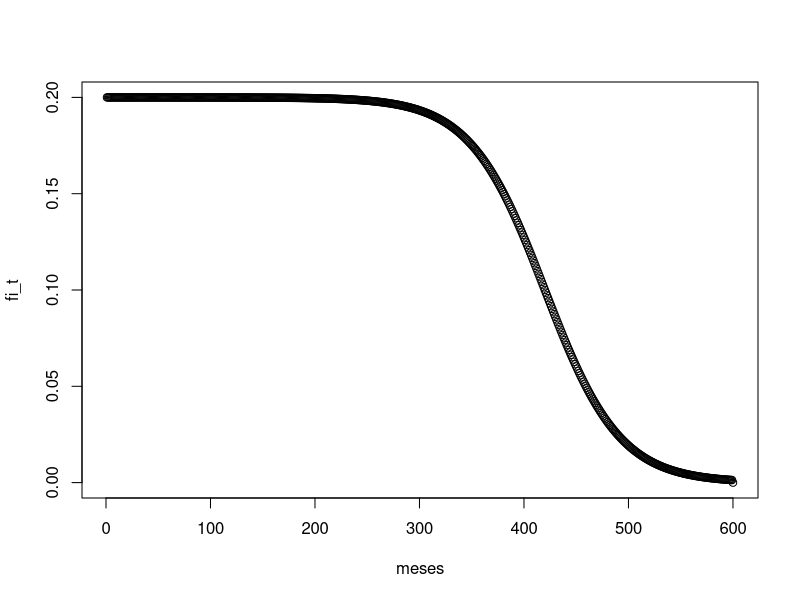
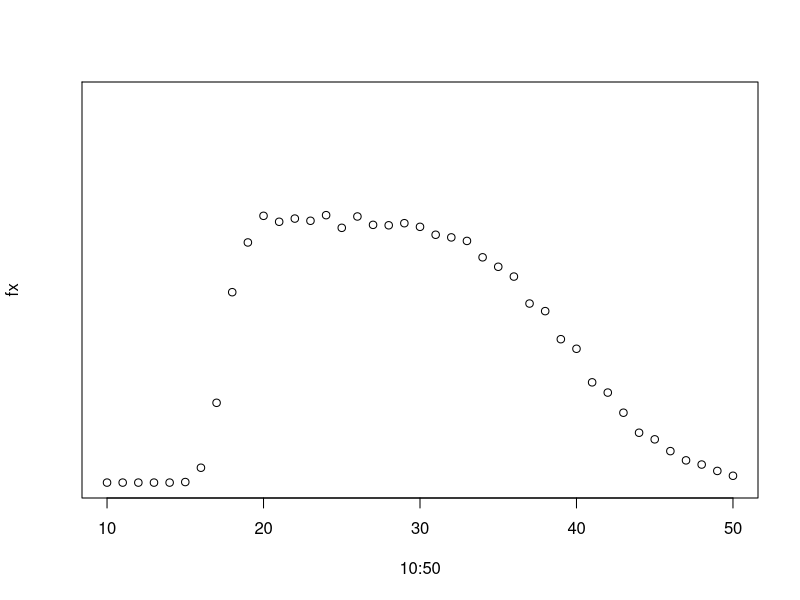
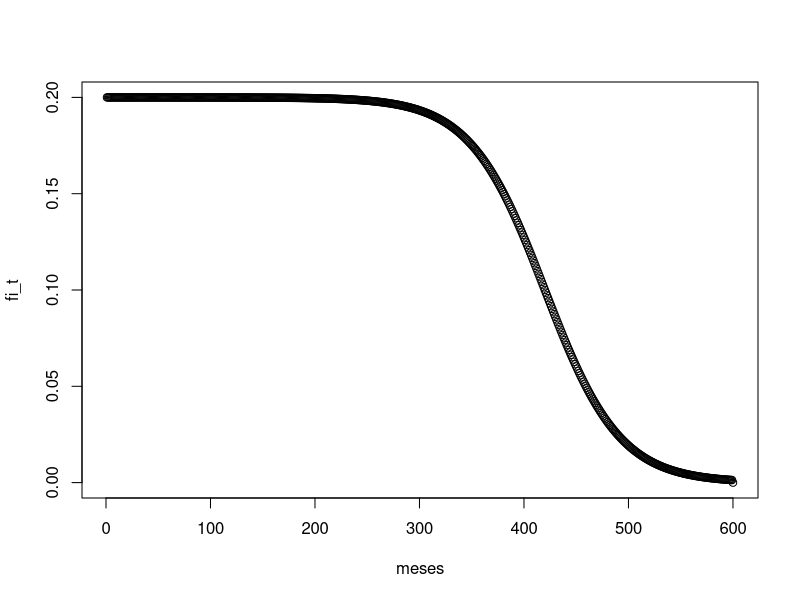
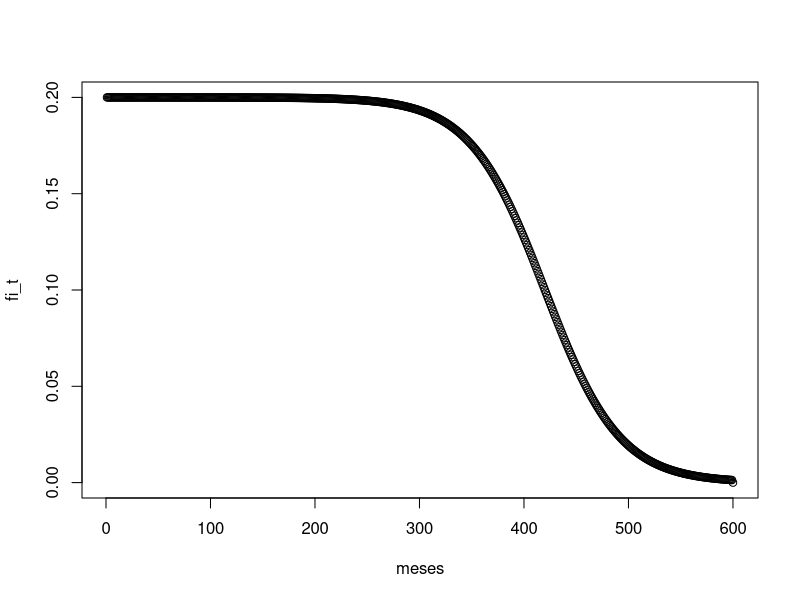
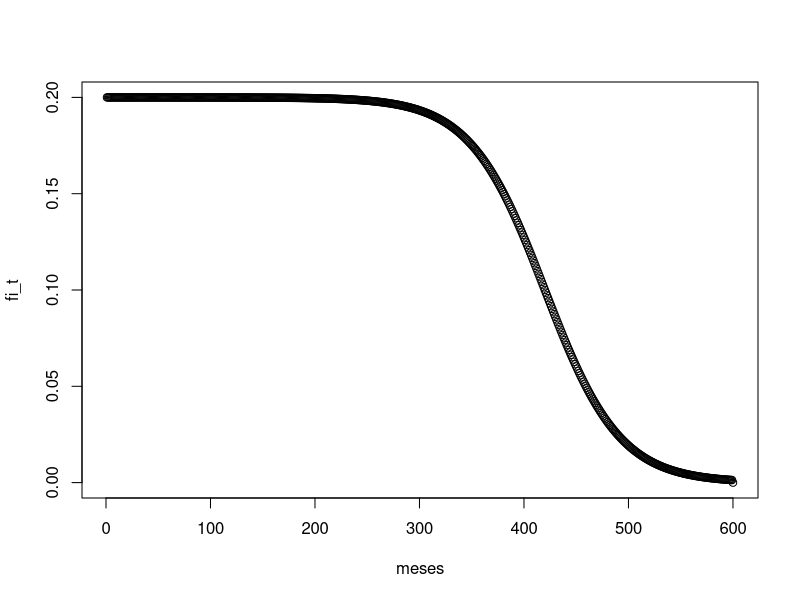
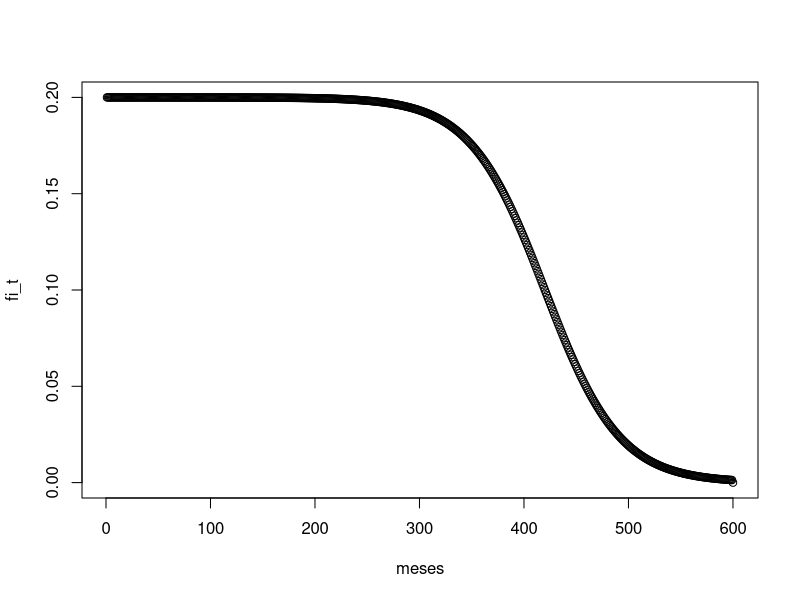
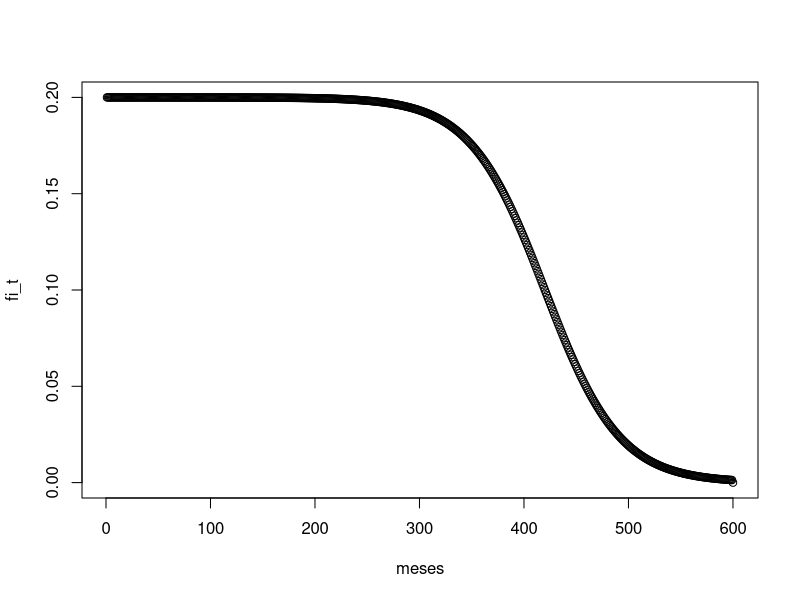
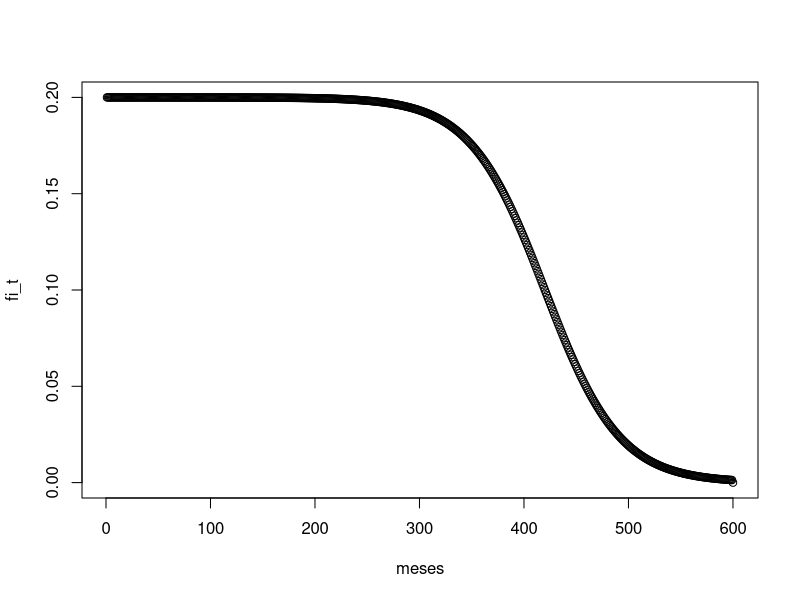

Recreate these plots in R, in order. (Note: a time limit stopped this script after it produced the figures.)
################################################################################
# Demografía 2024 IESTA                                                        #
# Daniel Ciganda                                                               # 
# 5to Laboratorio: Proceso Reproductivo y fecundidad                           # 
# 5 de Septiembre de 2024                                                      #   
################################################################################

# Vamos a trabajar con el último modelo que construimos, con fecundabilidad
# dependiente de la edad

r = 0.02094238 
x0 = 454.6911
n = 8
ns = 6
mu = 20
su = 1.1

gen_hst_t <- function(n, ns, x0, r, mu, su, id = vector(), wt_c = vector()){
  
  meses <- 1:(50*12) # vector con el tiempo t en meses
  
  # fecundabilidad
  fi_t <- 0.2 / (1 + exp(r*(meses-x0))) # fi en t
  fi_t[max(meses)] <- 0 # nos aseguramos que haya riesgo 0 luego de 50 años de edad 
  plot(meses,fi_t)
  
  # tiempo de espera a la unión
  wt_u <- rlnorm(n, log(mu^2/ sqrt(mu^2+su^2)), sqrt(log(1 + su^2/mu^2))) * 12
  #plot(prop.table(table(round(rlnorm(10^6, meanlog = log(mu*12), sdlog = log(1.1)),0))))
  
  # describa lo que se observa en el gráfico
  # Vemos la distribucion de la probabilidad del tiempo de union, siendo los 
  # casos mas frecuentes al rededor de los 240 meses (20 años)
  
  # Tomamos la fecundabilidad en los meses luego del mes a la union para cada mujer en n
  fi_it <- lapply(1:n, function(x) fi_t[wt_u[x]:length(fi_t)])
  
  # tomamos el máximo nr de meses por los que vamos a observar a las mujeres en nuestra muestra
  maxt <- max(sapply(fi_it, length))
  
  for(t in 1:maxt){ 
    
    is <- which(runif(n) < sapply(fi_it, function(x) x[t])) # que mujeres experimentan una concepción en el mes t 
    
    if(length(is)!=0){ 
      
      wts <- sapply(is, function(x) (wt_u[x]-1) + t) # tiempo de espera a la concepción
      
      id <- c(id, is) 
      wt_c <- c(wt_c, wts)
      
      # eliminamos el riesgo desde la concepción hasta el final del periodo de no susceptibilidad
      fi_it[is] <- lapply(fi_it[is], function(x){x[t:(t+9+ns)] <- NA; return(x)}) 
      
    }
    
  }
  
  data <- as.data.frame(cbind(id = id, wt_c = wt_c))
  data <- data[order(data$id),]
  hst <- as.data.frame(cbind(id = data$id,
                             edad = (data$wt_c + 9)/12,
                             nac = rep(table(data$id), table(data$id)),
                             paridad = sequence(table(data$id))))
  return(hst)
}

#######################################################################  
# Modelos del proceso reproductivo - Efectos de los determinantes     #
# próximos en la fecundidad natural                                   #
#######################################################################

# El objetivo ahora es utilizar el modelo para estimar el efecto de distintos
# factores en la fecundidad de una cohorte. 

# Desde el punto de vista del análisis del modelo este ejercicio se conoce como
# "analisis de sensibilidad" en el que se busca estimar la contribución
# relativa de cada uno de los parámteros en la explicación de la variabilidad
# en el resultado.


# Empecemos por fijar una población de referencia sobre la que vamos a medir
# las diferencias.
# Para esto utilizamos la parametrización que obtuvimos al intentar ajustar 
# las tasas de los Huteritas.
# El objetivo es obtener las tasas específicas y la fecundidad total en esta
# población de referencia tomando el tamañano de la cohorte = 5000.
# Para esto vamos utilizar una función para graficar los resultados y obtener
# la fecundiad total asociada a cada parametrización del modelo.
# Esto nos va permitir calcular las diferencias en la fecundidad total en el
# análisis de sensibilidad.

r = 0.028
x0 = 420
n = 5000
ns = 11
mu = 18
su = 1.1

hst_ref <- gen_hst_t(n = n, ns = ns , x0= x0 , r = r, mu = mu, su = su , id = vector(), wt_c = vector())# completar

plot_sum_fx <- function(dat, lines = F, ...){
  fx <- table(factor(floor(dat$edad), levels = 10:50)) / max(dat$id)
  if(lines){
    lines(10:50, fx, ...)
  }else{
    plot(10:50, fx, ...)
  }
  return(sum(fx))
}

plot_sum_fx(hst_ref, ylim = c(0,0.7))

#######################################################################  
# ANALISIS DE SENSIBILIDAD                                            #
#######################################################################

# El objetivo ahora es observar el efecto sobre las tasas específicas
# de fecundidad y sobre el número promedio de hijos por mujer
# de la variación en el valor de los parámetros


# Variamos los parámetros relevantes de a 1 por vez, dejando el resto fijos.


#################################
# Período de no suceptibilidad  #
#################################
ns_vals <- seq(6, 24, 1)

hst_ns_var <- lapply(ns_vals, function(x) gen_hst_t(n = n, ns = x, x0 = x0,r = r,mu =  mu,su = su))# completar usando lapply()

ref_tfr <- plot_sum_fx(hst_ref, ylim = c(0, 0.7))
var_tfr_ns <- lapply(hst_ns_var, plot_sum_fx, lines = T, col = "red") #completar

# Describa lo que se observa en el gráfico.

# En la grafica podemos ver los diferentes valores de ns en las lineas rojas, 
# las tasas mas grandes de natalidad son los valores mas bajos de ns ya que con
# periodos de no suceptibilidad bajos hay mas tiempo para concepciones, en este 
# caso el valor mas bajo es 6, las tasas mas bajas son para los ns mas altos.


# Ahora calculamos la diferencia entre las cohortes simuladas
# con los distintos valores de ns y la cohorte de referencia 
# con respecto a la tasa global de fecundidad (tfr) 

tfr_dif_ns <- sapply(var_tfr_ns, function(x) x - ref_tfr)# completar usando sapply()
    
# y graficamos
plot(ns_vals, tfr_dif_ns)

# Describa lo que se observa en el gráfico 

# Vemos las distintas diferencias de la tasa global de fecundidad con respecto 
# a la tasa original cuando ns era igual a 11, con el menor ns (6) podemos ver
# que la tasa de fecundidad es mayor en 2 unidades y con el mayor ns (24) la 
# tfr es menor en 3 unidades



###############################
# media de la edad a la union #
###############################
mu_vals <- seq(18, 25, 0.25)

hst_mu_var <- lapply(mu_vals, function(x) gen_hst_t(n = n, ns = ns, x0 = x0,r = r,mu =  x,su = su))

plot_sum_fx(hst_ref, ylim = c(0, 0.7))

var_tfr_mu <- lapply(hst_mu_var, plot_sum_fx, lines = T, col = "red") #completar
  
# Describa lo que se observa en el gráfico

# En la grafica podemos ver los diferentes valores de mu en las lineas rojas,
# o sea las diferentes medias de edad en meses de las mujeres con medias mas
# bajas tendremos mas concepciones porque hay mas tiempo y mejor fecundabilidad
# (ya que depende negativamente de la edad)


# Ahora calculamos la diferencia con respecto a la tasa global de fecundidad (tfr)

tfr_dif_mu <- sapply(var_tfr_mu, function(x) x - ref_tfr)
  
plot(mu_vals, tfr_dif_mu)

# Describa lo que se observa en el gráfico

# Vemos como con mu's mayores cae la tfr por lo explicado anteriormente

########################################
# desvio estdr. dist. edad a la union #
#######################################
su_vals <- seq(1.1, 4, 0.2)

hst_su_var <- lapply(su_vals, function(x) gen_hst_t(n = n, ns = ns, x0 = x0,r = r,mu =  mu,su = x))
  
plot_sum_fx(hst_ref, ylim = c(0,0.7))
var_tfr_su <- lapply(hst_su_var, plot_sum_fx, lines = T, col = "red")

# Describa lo que se observa en el gráfico

# Podemos ver los diferentes desvios de la edad de union, cuando el desvio es 
# menor significa que todas las parejas se unen en un tiempo cercano unas de 
# otras y como nuestro modelo contempla las concepciones a partir de la union
# podemos ver como con un desvio bajo el aumento de la probabilidad tiene una
# gran pendiente debido a que todas las parejas comienzan a concebir al mismo 
# tiempo, con mayor desvio, unas parejas comienzan antes y otras despues 
# causando una pendiente no muy inclinada


# Ahora calculamos la diferencia con respecto a la tasa global de fecundidad (tfr)

tfr_dif_su <- sapply(var_tfr_su, function(x) x - ref_tfr)
  
plot(su_vals, tfr_dif_su)

# Describa lo que se observa en el gráfico

# Los diferentes valores del desvio parecen apensas afectar la tfr (<0.1) ya 
# las concepciones suceden en practicamente la misma medida con la unica 
# diferencia es que tan alejadas en el tiempo estan las concepciones de una 
# pareja y otra.


#################################################
# Punto de inflexión caída de la fecundabilidad #
#################################################
x0_vals <- seq(420, 300, -10)

hst_x0_var <- lapply(x0_vals, function(x) gen_hst_t(n = n, ns = ns, x0 = x,r = r,mu =  mu,su = su))
  
plot_sum_fx(hst_ref, ylim = c(0,0.7))
var_tfr_x0 <- lapply(hst_x0_var, plot_sum_fx, lines = T, col = "red")
  
# Describa lo que se observa en el gráfico

# Con una caida de la fecundabilidad mas temprana vemos como la probabilidad 
# comienza a caer antes en el tiempo con respecto a x0 mayores


# Ahora calculamos la diferencia con respecto a la tasa global de fecundidad (tfr)

tfr_dif_x0 <- sapply(var_tfr_x0, function(x) x - ref_tfr)
  
plot(x0_vals, tfr_dif_x0)

# Describa lo que se observa en el gráfico

# Vemos como con menores valores de x0 o sea caidas de la fecundabilidad mas 
# temprana afectan a la tfr debido a que se dispone de mucho menos probabilidad
# de lograr una concepcion durante mas tiempo.

#################################################
# Pendiente caída de la fecundabilidad          #
#################################################
r_vals <- seq(0.02, 0.1, 0.005)

hst_r_var <- lapply(r_vals, function(x) gen_hst_t(n = n, ns = ns, x0 = x0,r = 0.1,mu =  mu,su = su))
  
plot_sum_fx(hst_ref, ylim = c(0,0.7))
var_tfr_r <- lapply(hst_r_var, plot_sum_fx, lines = T, col = "red")
  
# Describa lo que se observa en el gráfico

# Vemos como una vez se llega a una edad avanzada con una r alta la fecundabilidad
# cae mucho y rapidamente disponiendo de menos tiempo para la concepcion
# por ende esto desencadena una caida de la tfr,y viceversa

# Ahora calculamos la diferencia con respecto a la tasa global de fecundidad (tfr)

tfr_dif_r <- sapply(var_tfr_r, function(x) x - ref_tfr)
  
plot(r_vals, tfr_dif_r)

# Describa lo que se observa en el gráfico

# Vemos que a mayor r, menor tfr por lo explicado anteriormente
